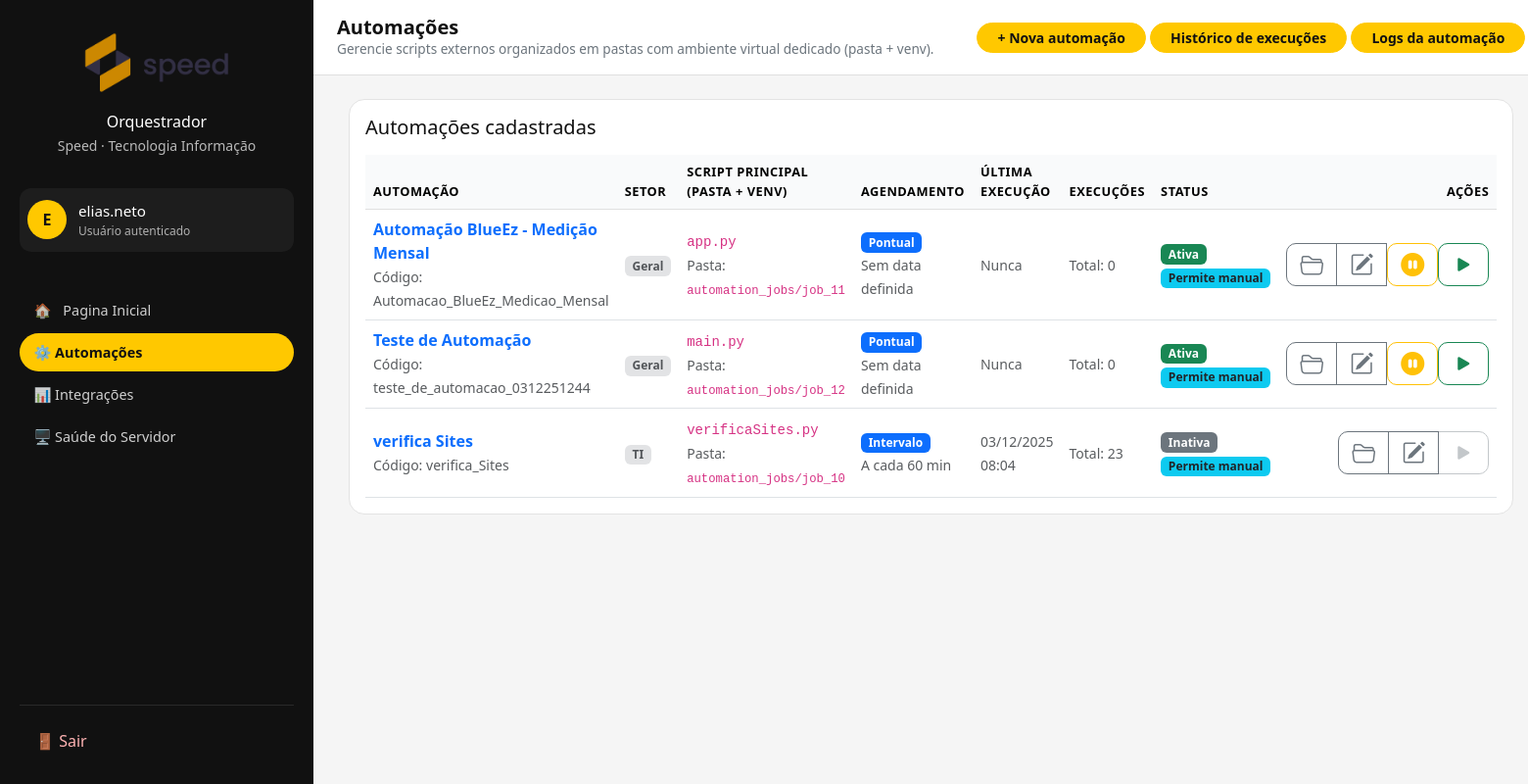
The app's page /automation/ (signed in), older data.
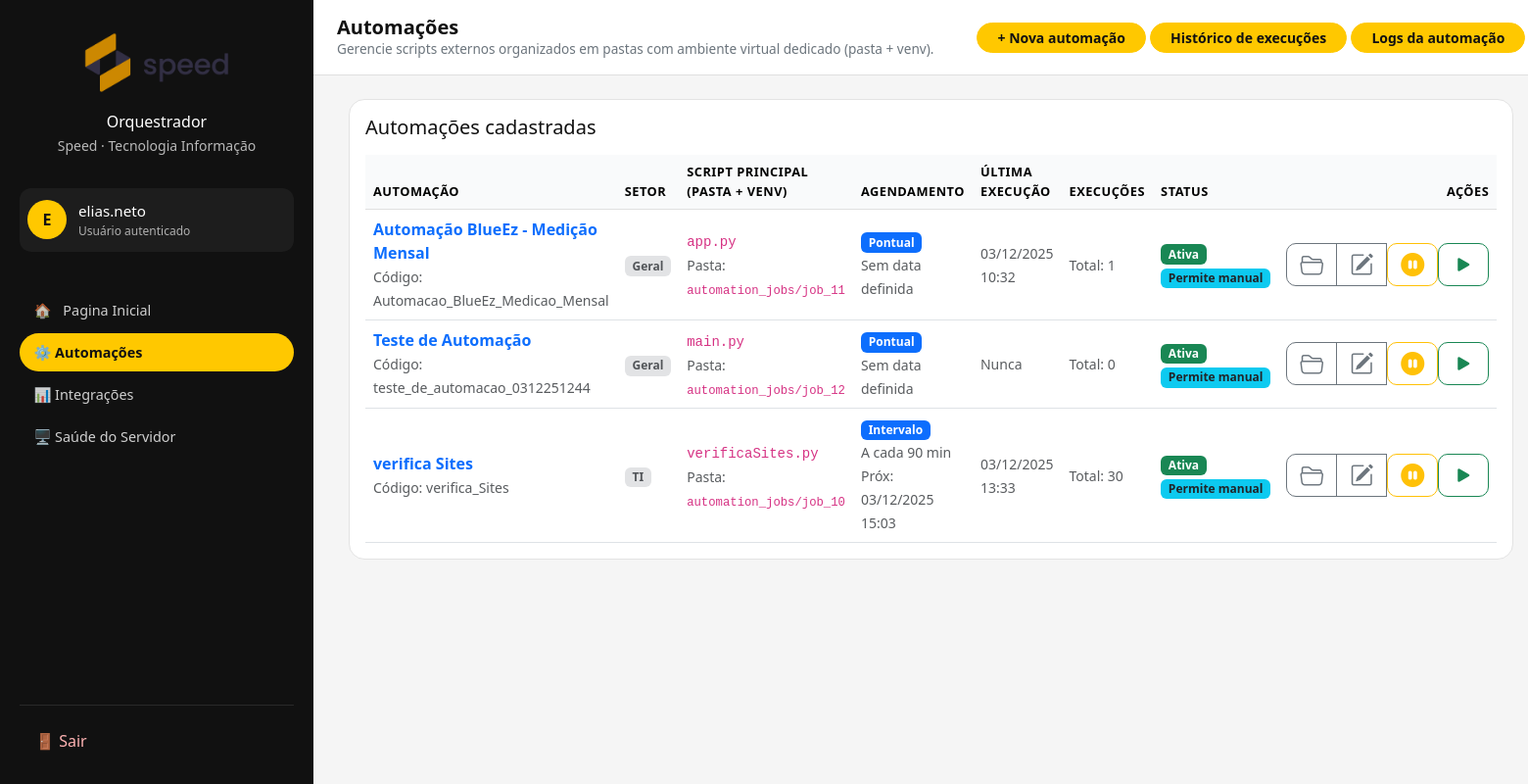
The same page, newer data.
### automation/models.py (models this page shows, shortened)
class AutomationJob(models.Model):
    class ScheduleType(models.TextChoices):
        ONCE        = "once",        "Pontual"
        DAILY       = "daily",       "Diário"
        MULTI_DAILY = "multi_daily", "Diário – vários horários"
        INTERVAL    = "interval",    "A cada N minutos"
    class Sector(models.TextChoices):
        GERAL = "geral", "Geral"
        FINANCEIRO = "financeiro", "Financeiro"
        COMERCIAL = "comercial", "Comercial"
        TI = "ti", "TI"
    name = models.CharField("Nome da automação", max_length=200)
    description = models.TextField(
        "Descrição",
        blank=True,
        help_text="Explicação rápida do que essa automação faz (aparece só na interface).",
    )
    code = models.SlugField(
        "Código interno",
        max_length=100,
        unique=True,
        blank=True,  # 👈 permite vir vazio do form
        help_text="Identificador curto, sem espaços. Ex: robo_ixc_login_cliente",
    )
    sector = models.CharField(
       "Setor",
        max_length=50,
        choices=Sector.choices,
        default=Sector.GERAL,
        help_text="Setor responsável pela automação (usado para filtros futuros).",
    )
    external_main_script = models.CharField(
        "Arquivo principal (Python)",
        max_length=200,
        default="main.py",
        help_text="Ex: main.py, app.py – arquivo dentro da pasta da automação.",
    )
    is_active = models.BooleanField("Ativa", default=True)
    allow_manual = models.BooleanField("Permite disparo manual", default=True)
    is_paused = models.BooleanField(
        "Agendamento pausado",
        default=False,
        help_text="Se verdadeiro, o scheduler não dispara esta automação automaticamente.",
    )
    ...
    schedule_type = models.CharField(
        "Tipo de agendamento",
        max_length=20,
        choices=ScheduleType.choices,
        default=ScheduleType.ONCE,
    )
    one_off_run_at = models.DateTimeField(
        "Data/hora (pontual)",
        null=True,
        blank=True,
    )
    daily_time = models.TimeField(
        "Horário diário",
        null=True,
        blank=True,
    )
    multi_daily_times = models.CharField(
        "Horários diários (lista)",
        max_length=200,
        blank=True,
        help_text="Horários HH:MM separados por vírgula. Ex.: 08:00, 13:00, 18:00",
    )
    interval_minutes = models.PositiveIntegerField(
        "Intervalo (minutos)",
        null=True,
        blank=True,
        help_text="Usado quando o agendamento for 'a cada N minutos'.",
    )
    next_run_at = models.DateTimeField(
        "Próxima execução",
        null=True,
        blank=True,
    )
    created_at = models.DateTimeField("Criado em", auto_now_add=True)
    updated_at = models.DateTimeField("Atualizado em", auto_now=True)
    class Meta:
        ordering = ["name"]
        verbose_name = "Automação"
        verbose_name_plural = "Automações"
    @property
    def has_running(self) -> bool:
        value = getattr(self, "runs_running", None)
        if value is not None:
            return value > 0
        from .models import AutomationRun  # evita import circular
        return self.runs.filter(status=AutomationRun.Status.RUNNING).exists()

### automation/views.py (the view)
# urls.py: path("", AutomationJobListView.as_view(), name="job_list"),
class AutomationJobListView(LoginRequiredMixin, ListView):
    model = AutomationJob
    template_name = "automation/job_list.html"
    context_object_name = "jobs"
    def get_queryset(self):
        allowed_sectors = get_user_allowed_sectors(self.request.user)
        return (
            AutomationJob.objects
            .filter(sector__in=allowed_sectors)
            .annotate(
                runs_total=Count("runs"),
                last_run_at=Max("runs__started_at"),
            )
            .order_by("name")
        )

### automation/templates/automation/job_list.html (shortened to what the changed rows need)
{% extends "base.html" %}
{% load permissions_tags %}
{% block header_title %}Automações{% endblock %}
{% block content %}
<div class="container-fluid">
    <div class="card module-card">
        <div class="card-body">
            {% if jobs %}
                <div class="table-responsive">
                    <table class="table table-clean align-middle mb-0">
                        <thead>
                            <tr>
                                <th>Automação</th>
                                <th>Setor</th>
                                <th>Script principal (pasta + venv)</th>
                                <th>Agendamento</th>
                                <th>Última execução</th>
                                <th>Execuções</th>
                                <th>Status</th>
                                <th class="text-end">Ações</th>
                            </tr>
                        </thead>
                        <tbody>
                            {% for job in jobs %}
                                <tr>
                                    <td>
                                        <a href="{% url 'automation:job_runs' job.pk %}"
                                           class="text-decoration-none">
                                            <strong>{{ job.name }}</strong>
                                        </a><br>
                                        <small class="text-muted">
                                            Código: {{ job.code }}
                                        </small>
                                    </td>
                                    <td>
                                        <span class="badge bg-secondary-subtle text-body-secondary">
                                            {{ job.get_sector_display }}
                                        </span>
                                    </td>
                                    <td>
                                        <code>{{ job.external_main_script|default:"main.py" }}</code><br>
                                        <small class="text-muted">
                                            Pasta: <code>automation_jobs/job_{{ job.id }}</code>
                                        </small>
                                    </td>
                                    <td>
                                        {% if job.schedule_type == "daily" %}
                                            <span class="badge bg-primary">Diário</span><br>
                                            <small class="text-muted">
                                                {% if job.daily_time %}
                                                    às {{ job.daily_time|time:"H:i" }}
                                                {% else %}
                                                    Horário não definido
                                                {% endif %}
                                            </small>
                                        {% elif job.schedule_type == "interval" %}
                                            <span class="badge bg-primary">Intervalo</span><br>
                                            <small class="text-muted">
                                                {% if job.interval_minutes %}
                                                    A cada {{ job.interval_minutes }} min
                                                {% else %}
                                                    Intervalo não definido
                                                {% endif %}
                                            </small>
                                        {% elif job.schedule_type == "once" %}
                                            <span class="badge bg-primary">Pontual</span><br>
                                            <small class="text-muted">
                                                {% if job.one_off_run_at %}
                                                    {{ job.one_off_run_at|date:"d/m/Y H:i" }}
                                                {% else %}
                                                    Sem data definida
                                                {% endif %}
                                            </small>
                                        {% else %}
                                            <small class="text-muted">—</small>
                                        {% endif %}
                                        {% if job.next_run_at %}
                                            <br>
                                            <small class="text-muted">
                                                Próx: {{ job.next_run_at|date:"d/m/Y H:i" }}
                                            </small>
                                        {% endif %}
                                    </td>
                                    <td>
                                        {% if job.last_run_at %}
                                            <small class="text-muted">
                                                {{ job.last_run_at|date:"d/m/Y H:i" }}
                                            </small>
                                        {% else %}
                                            <small class="text-muted">Nunca</small>
                                        {% endif %}
                                    </td>
                                    <td>
                                        <small class="text-muted">
                                            Total: {{ job.runs_total|default:"0" }}
                                        </small>
                                    </td>
                                    <td>
                                        {% if job.is_active %}
                                            <span class="badge bg-success me-1">Ativa</span>
                                        {% else %}
                                            <span class="badge bg-secondary me-1">Inativa</span>
                                        {% endif %}
                                        {% if job.allow_manual %}
                                            <span class="badge bg-info text-dark">Permite manual</span>
                                        {% endif %}
                                    </td>
                                    <td class="text-end">
                                        <div class="btn-group btn-group-sm" role="group">
                                            <a href="{% url 'automation:job_files' job.pk %}"
                                               class="btn btn-outline-secondary action-btn-square"
                                               title="Arquivos">
                                                <i class="bi bi-folder2-open action-icon"></i>
                                            </a>
                                            {% if request.user|is_admin %}
                                                <a href="{% url 'automation:job_update' job.pk %}"
                                                   class="btn btn-outline-secondary action-btn-square"
                                                   title="Editar automação">
                                                    <i class="bi bi-pencil-square action-icon"></i>
                                                </a>
                                            {% endif %}
                                            {% if request.user|is_admin %}
                                                {% if job.is_active %}
                                                    {% if job.is_paused %}
                                                        <form method="post"
                                                              action="{% url 'automation:job_resume' job.pk %}"
                                                              class="d-inline">
                                                            {% csrf_token %}
                                                            <button type="submit"
                                                                    class="btn btn-outline-warning action-btn-square"
                                                                    title="Retomar agendamento automático">
                                                                <i class="bi bi-play-circle-fill action-icon"></i>
                                                            </button>
                                                        </form>
                                                    {% else %}
                                                        <form method="post"
                                                              action="{% url 'automation:job_pause' job.pk %}"
                                                              class="d-inline">
                                                            <button type="submit"
                                                                    class="btn btn-outline-warning action-btn-square"
                                                                    title="Pausar só as execuções automáticas; manual continua liberado">
                                                                <i class="bi bi-pause-circle-fill action-icon"></i>
                                                            </button>
                                                        </form>
                                                    {% endif %}
                                                {% endif %}
                                            {% endif %}
                                            {% if job.allow_manual %}
                                                {% if job.has_running %}
                                                    <form method="post"
                                                          action="{% url 'automation:job_stop' job.pk %}"
                                                          class="d-inline">
                                                        {% csrf_token %}
                                                        <button type="submit"
                                                                class="btn btn-outline-danger action-btn-square"
                                                                title="Parar execução em andamento">
                                                            <i class="bi bi-stop-fill action-icon"></i>
                                                        </button>
                                                    </form>
                                                {% else %}
                                                    {% if job.is_active %}
                                                        <form method="post"
                                                              action="{% url 'automation:job_run_now' job.pk %}"
                                                              class="d-inline">
                                                            <button type="submit"
                                                                    class="btn btn-outline-success action-btn-square"
                                                                    title="Executar agora">
                                                                <i class="bi bi-play-fill action-icon"></i>
                                                            </button>
                                                        </form>
                                                    {% else %}
                                                        <button class="btn btn-outline-secondary action-btn-square"
                                                                style="pointer-events: none; opacity: .4;"
                                                                title="Automação inativa. Ative para executar.">
                                                            <i class="bi bi-play-fill action-icon"></i>
                                                        </button>
                                                    {% endif %}
                                                {% endif %}
                                            {% endif %}
                                        </div>
                                    </td>
                                </tr>
                            {% endfor %}
                        </tbody>
                    </table>
                </div>
            {% endif %}
        </div>
    </div>
</div>
{% endblock %}

Row changes from the older to the newer data that the page shows:
shown differently, row unchanged: AutomationJob "Automação BlueEz - Medição Mensal": last_run_at (not shown) → "03/12/2025 10:32"; runs_total "0" → "1"; no longer shows "Nunca"
changed AutomationJob "verifica Sites": interval_minutes "60" → "90"; next_run_at (not shown) → "03/12/2025 15:03"; last_run_at "03/12/2025 08:04" → "03/12/2025 13:33"; runs_total "23" → "30"; is_active "Inativa" → "Ativa"
